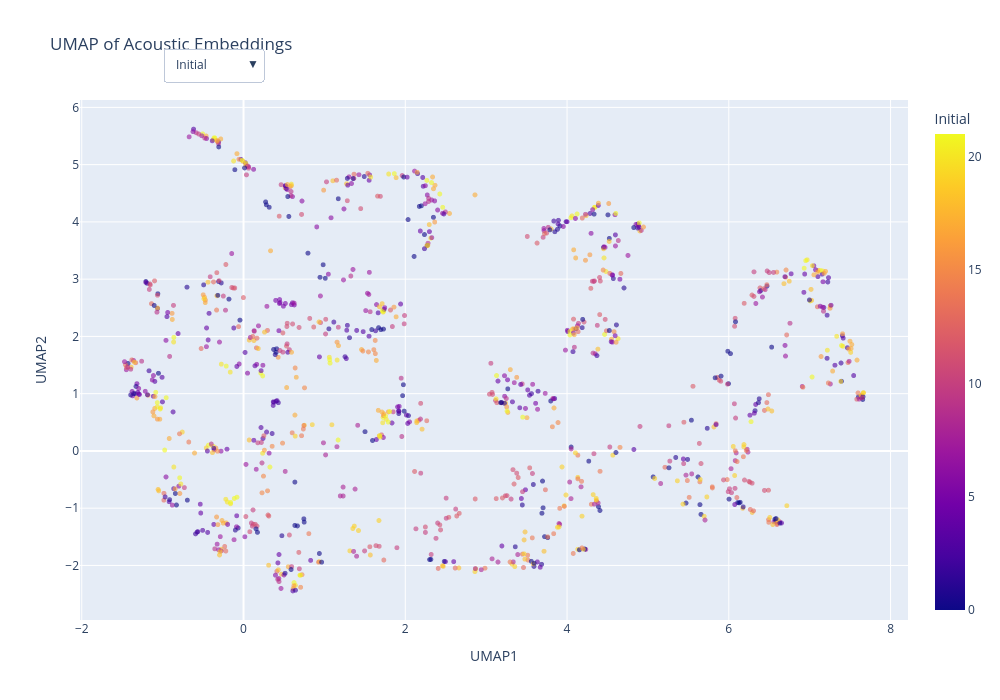

The code cell stored with this chart in its notebook:
### Code cell
# Build discrete colorscales for each categorical column
def get_discrete_colorscale(categories):
    n = len(categories)
    colors = px.colors.qualitative.Plotly[:n]
    step = 1.0 / n
    colorscale = []
    for i, col in enumerate(colors):
        colorscale.append((i * step, col))
        colorscale.append(((i+1) * step, col))
    return colorscale

color_scales = {}
for col in ['initial', 'final', 'tone_label']:
    color_scales[col] = get_discrete_colorscale(encoders[col].classes_)

# Default column
default_col = 'initial'
default_code = default_col + '_code'
default_scale = color_scales[default_col]

fig = go.Figure()

fig.add_trace(go.Scattergl(
    x=df['UMAP1'],
    y=df['UMAP2'],
    mode='markers',
    marker=dict(
        color=df[default_code],
        colorscale=default_scale,
        cmin=0,
        cmax=len(encoders[default_col].classes_) - 1,
        size=5,
        opacity=0.6,
        showscale=True,
        colorbar=dict(title=default_col.capitalize())
    ),
    text=df['token'],
    hovertemplate='<b>%{text}</b><br>Initial: %{customdata[0]}<br>Final: %{customdata[1]}<br>Tone: %{customdata[2]}<extra></extra>',
    customdata=df[['initial','final','tone_label']].values
))

fig.update_layout(
    title='UMAP of Acoustic Embeddings',
    xaxis_title='UMAP1',
    yaxis_title='UMAP2',
    width=1000,
    height=700,
    hovermode='closest'
)

# Dropdown buttons
buttons = []
for col in ['initial', 'final', 'tone_label']:
    col_code = col + '_code'
    buttons.append(
        dict(
            label=col.capitalize(),
            method='restyle',
            args=[
                {'marker.color': [df[col_code]],
                 'marker.colorscale': [color_scales[col]],
                 'marker.cmax': [len(encoders[col].classes_) - 1],
                 'marker.colorbar.title': [col.capitalize()]}
            ]
        )
    )

fig.update_layout(
    updatemenus=[dict(
        active=0,
        buttons=buttons,
        x=0.1,
        y=1.1,
        xanchor='left',
        yanchor='top'
    )]
)

fig.show()

### Figure 1 — Plotly figure (JSON) as saved in the notebook; plotly's stock layout.template omitted (floating-point values rounded to 4 significant figures; data arrays with more than 128 entries replaced by an {"elided": "..."} marker saying what was removed)
{"data": [{"customdata": {"elided": "1102x3 str values"}, "hovertemplate": "<b>%{text}</b><br>Initial: %{customdata[0]}<br>Final: %{customdata[1]}<br>Tone: %{customdata[2]}<extra></extra>", "marker": {"cmax": 21, "cmin": 0, "color": {"elided": "1102 int values"}, "colorbar": {"title": {"text": "Initial"}}, "colorscale": [[0, "#636EFA"], [0.04545, "#636EFA"], [0.04545, "#EF553B"], [0.09091, "#EF553B"], [0.09091, "#00CC96"], [0.1364, "#00CC96"], [0.1364, "#AB63FA"], [0.1818, "#AB63FA"], [0.1818, "#FFA15A"], [0.2273, "#FFA15A"], [0.2273, "#19D3F3"], [0.2727, "#19D3F3"], [0.2727, "#FF6692"], [0.3182, "#FF6692"], [0.3182, "#B6E880"], [0.3636, "#B6E880"], [0.3636, "#FF97FF"], [0.4091, "#FF97FF"], [0.4091, "#FECB52"], [0.4545, "#FECB52"]], "opacity": 0.6, "showscale": true, "size": 5}, "mode": "markers", "text": {"elided": "1102 str values"}, "type": "scattergl", "x": {"elided": "1102 float values"}, "y": {"elided": "1102 float values"}}], "layout": {"height": 700, "hovermode": "closest", "title": {"text": "UMAP of Acoustic Embeddings"}, "updatemenus": [{"active": 0, "buttons": [{"args": [{"marker.cmax": [21], "marker.color": {"elided": "1x1102 int values"}, "marker.colorbar.title": ["Initial"], "marker.colorscale": [[[0, "#636EFA"], [0.04545, "#636EFA"], [0.04545, "#EF553B"], [0.09091, "#EF553B"], [0.09091, "#00CC96"], [0.1364, "#00CC96"], [0.1364, "#AB63FA"], [0.1818, "#AB63FA"], [0.1818, "#FFA15A"], [0.2273, "#FFA15A"], [0.2273, "#19D3F3"], [0.2727, "#19D3F3"], [0.2727, "#FF6692"], [0.3182, "#FF6692"], [0.3182, "#B6E880"], [0.3636, "#B6E880"], [0.3636, "#FF97FF"], [0.4091, "#FF97FF"], [0.4091, "#FECB52"], [0.4545, "#FECB52"]]]}], "label": "Initial", "method": "restyle"}, {"args": [{"marker.cmax": [34], "marker.color": {"elided": "1x1102 int values"}, "marker.colorbar.title": ["Final"], "marker.colorscale": [[[0, "#636EFA"], [0.02857, "#636EFA"], [0.02857, "#EF553B"], [0.05714, "#EF553B"], [0.05714, "#00CC96"], [0.08571, "#00CC96"], [0.08571, "#AB63FA"], [0.1143, "#AB63FA"], [0.1143, "#FFA15A"], [0.1429, "#FFA15A"], [0.1429, "#19D3F3"], [0.1714, "#19D3F3"], [0.1714, "#FF6692"], [0.2, "#FF6692"], [0.2, "#B6E880"], [0.2286, "#B6E880"], [0.2286, "#FF97FF"], [0.2571, "#FF97FF"], [0.2571, "#FECB52"], [0.2857, "#FECB52"]]]}], "label": "Final", "method": "restyle"}, {"args": [{"marker.cmax": [4], "marker.color": {"elided": "1x1102 int values"}, "marker.colorbar.title": ["Tone_label"], "marker.colorscale": [[[0, "#636EFA"], [0.2, "#636EFA"], [0.2, "#EF553B"], [0.4, "#EF553B"], [0.4, "#00CC96"], [0.6, "#00CC96"], [0.6, "#AB63FA"], [0.8, "#AB63FA"], [0.8, "#FFA15A"], [1, "#FFA15A"]]]}], "label": "Tone_label", "method": "restyle"}], "x": 0.1, "xanchor": "left", "y": 1.1, "yanchor": "top"}], "width": 1000, "xaxis": {"title": {"text": "UMAP1"}}, "yaxis": {"title": {"text": "UMAP2"}}}}
